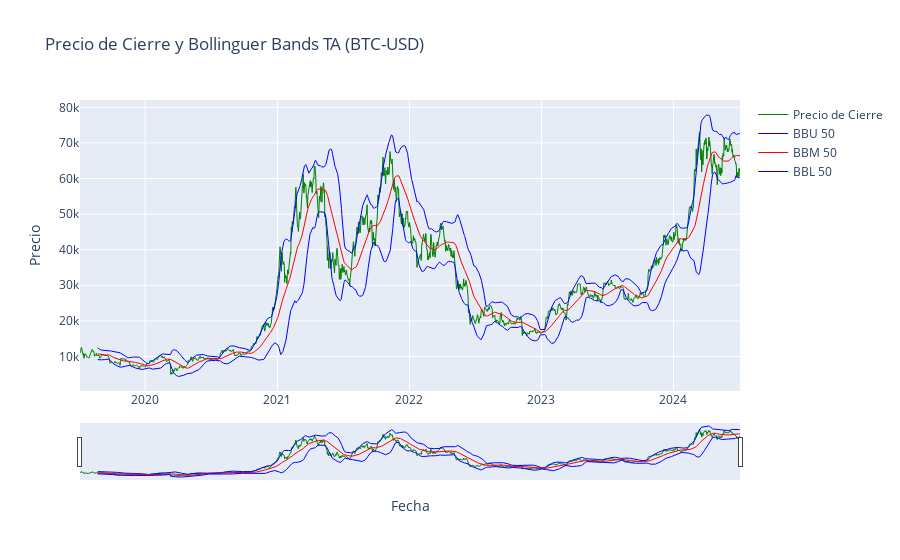

The notebook cell saved with this chart:
### Code cell
# Crear el gráfico interactivo con Plotly
fig = go.Figure()

# Añadir serie de precios de cierre
fig.add_trace(go.Scatter(x=data.index, y=data[nombre_columna_precio], 
                         mode='lines', name='Precio de Cierre', 
                         line=dict(color='green', width=1)))

# Añadir SMA de 50 períodos
fig.add_trace(go.Scatter(x=data.index, y=data[nombre_pd_ta_u], 
                         mode='lines', name='BBU ' +str(periodo), 
                         line=dict(color='blue', width=1)))


# Añadir SMA de 50 períodos
fig.add_trace(go.Scatter(x=data.index, y=data[nombre_pd_ta_m], 
                         mode='lines', name='BBM ' +str(periodo), 
                         line=dict(color='red', width=1)))


# Añadir SMA de 50 períodos
fig.add_trace(go.Scatter(x=data.index, y=data[nombre_pd_ta_l], 
                         mode='lines', name='BBL ' +str(periodo), 
                         line=dict(color='blue', width=1)))

# Personalizar el diseño del gráfico
fig.update_layout(title=f'Precio de Cierre y Bollinguer Bands TA ({ticker_symbol})',
                  xaxis_title='Fecha',
                  yaxis_title='Precio',
                  xaxis_rangeslider_visible=True)

# Mostrar el gráfico interactivo
fig.show()

### Figure 1 — Plotly figure (JSON) as saved in the notebook; plotly's stock layout.template omitted (floating-point values rounded to 4 significant figures; data arrays with more than 128 entries replaced by an {"elided": "..."} marker saying what was removed)
{"data": [{"line": {"color": "green", "width": 1}, "mode": "lines", "name": "Precio de Cierre", "type": "scatter", "x": {"elided": "1826 str values"}, "y": {"elided": "1826 float values"}}, {"line": {"color": "blue", "width": 1}, "mode": "lines", "name": "BBU 50", "type": "scatter", "x": {"elided": "1826 str values"}, "y": {"elided": "1826 float values"}}, {"line": {"color": "red", "width": 1}, "mode": "lines", "name": "BBM 50", "type": "scatter", "x": {"elided": "1826 str values"}, "y": {"elided": "1826 float values"}}, {"line": {"color": "blue", "width": 1}, "mode": "lines", "name": "BBL 50", "type": "scatter", "x": {"elided": "1826 str values"}, "y": {"elided": "1826 float values"}}], "layout": {"title": {"text": "Precio de Cierre y Bollinguer Bands TA (BTC-USD)"}, "xaxis": {"rangeslider": {"visible": true}, "title": {"text": "Fecha"}}, "yaxis": {"title": {"text": "Precio"}}}}
